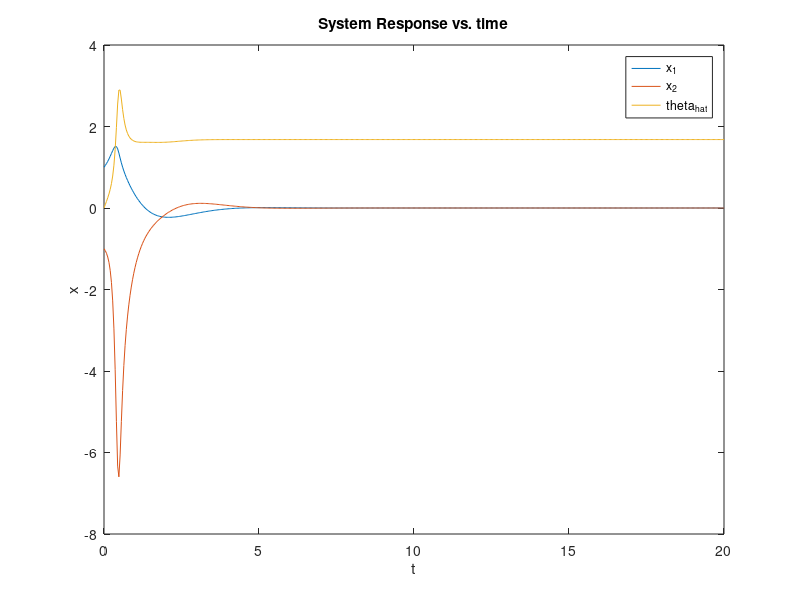
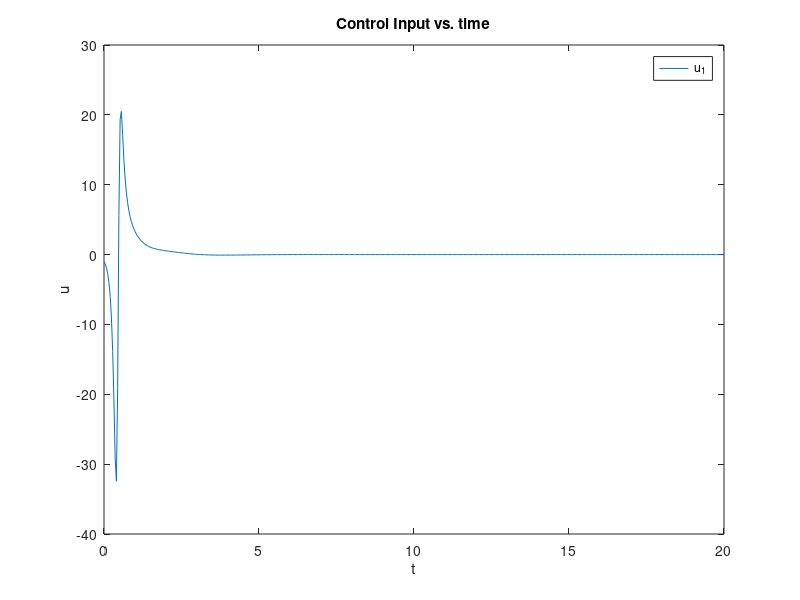

These charts were generated, in order, by the following MATLAB code:
function Schur_final_prob4
close all;
clear;

theta= 2;

X0=[1; -1; 0];
N=501;
t=linspace(0,20,N);

[t, X]=ode45(@eom,t,X0);

for i=1:N
    u(i,:) = control(t(i), X(i,:)');
end

x1 = X(:,1);
x2 = X(:,2);
theta_hat = X(:,3);

figure;plot(t,x1, t, x2, t, theta_hat);ylabel('x'); xlabel('t')
title('System Response vs. time'); legend('x_1', 'x_2', 'theta_{hat}');
figure;plot(t,u);ylabel('u'); xlabel('t')
title('Control Input vs. time'); legend('u_1', 'u_2', 'u_3');


end


function X_dot=eom(t,X)
theta=2;
gamma = 2;

x1 = X(1);
x2 = X(2);
theta_hat = X(3);
alpha = -theta_hat*x1^2-x1;
z = x2 - alpha;

theta_hat_dot = gamma*(x1^2*(1+2*z*theta_hat - z));
u=control(t,X);
x1_dot = x2 + theta*x1^2;
x2_dot = u;

X_dot=[x1_dot; x2_dot; theta_hat_dot];
end

function u=control(t,X)
theta=2;
gamma = 1;

x1 = X(1);
x2 = X(2);
theta_hat = X(3);
alpha = -theta_hat*x1^2-x1;
z = x2 - alpha;

u= -2*z-2*z*theta_hat*x1+2*theta_hat*x1^2-gamma*x1^4*(z+2*z*theta_hat*x1+x1);
end
